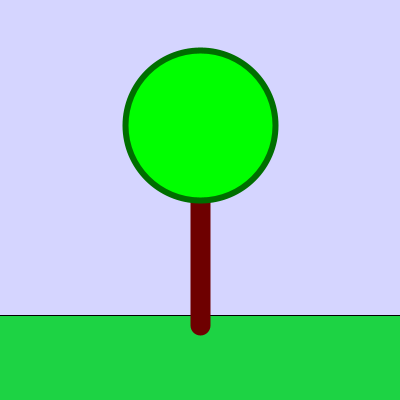
Frame 1 (no input)
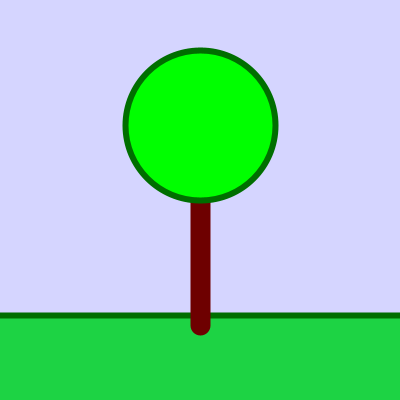
Frame 2 (the mouse pressed at the canvas centre, redrawn once)

The Processing sketch that drew these frames (run headless with seeded random() and noise(); the mouse was pressed at the canvas centre and the sketch redrawn once):

// Processing sketch: OpdrachtH9_9
// ── OpdrachtH9_9.pde
void setup(){
  size(400,400);
  noLoop();
}

void draw(){
  background(213,213,255);
  boomTekenen(200,125,150,150);
}

void boomTekenen(int a, int b, int c, int d){
  fill(29,211,68);
  rect(-10,315,420,410);
  stroke(110,0,0);
  strokeWeight(20);
  line(a,b+75,c+50,d+175);
  strokeWeight(6);
  stroke(0,110,0);
  fill(0,255,0);
  ellipse(a,b,c,d);
}
